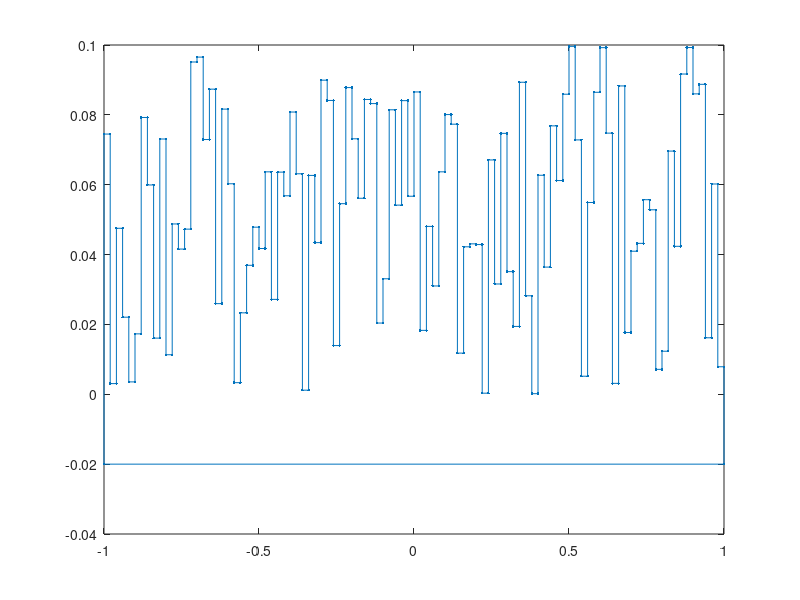

MATLAB code to generate this figure: (Note: this script raises an error after producing the figure.)
% driver for Helmholtz exterior scattering from polygon.
% Barnett 5/6/19

clear
v=1;
k = 15;
eps = 1e-10;

% make rand poly w/ right angles only, in [-1,1]^2
nb = 100;  % # bars
ysc = 10/nb;
h = 2/nb;       % horiz width of bars
nc = (nb+1)*2;    % # corners
c(1:2) = [-1-.2i*ysc, 1-.2i*ysc];    % bottom corners
for b=1:nb, c(b*2+(1:2)) = 1i*rand*ysc+1-h*[b-1,b]; end

figure; plot([c c(1)], '.-');
maxL = h;   % should also respect k (at given eps)
o=[]; o.geomeps = 1e-14;
[t s] = build_polygon(c,'e',maxL,eps,o);
figure; plot(t.x,'.'); hold on; plot(s.x, '.'); axis equal
plot([c;c+0.2*h*t.cornors],'r-');  % show mean normals at corners
for i=1:nc   % label corner MFS params
  text(real(c(i)),imag(c(i)),sprintf('\\alpha=%.3g r=%.2g Nr=%d d=%.2g',t.angs(i), t.reffac(i), t.Nr(i), t.reldist(i)))
end
